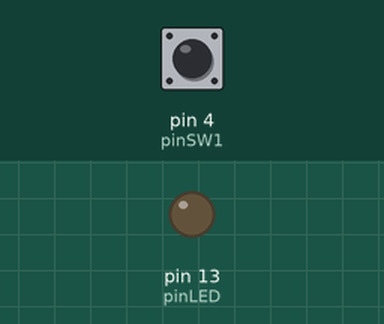
A sketch run on a simulated Arduino Uno, built with avr-gcc and run on an emulated ATmega328P. Shown: output pins drawn as LEDs (lit = HIGH). Dashed ring = blinking. Inputs (shaded band) come from the test bench; at power-on: pin 4 (pinSW1) LOW. What the sketch prints to the serial monitor is not drawn.

Above: at 1.2 s.
1.3 s: pin 4 (pinSW1) pulled HIGH for 1 s
At 3.0 s:
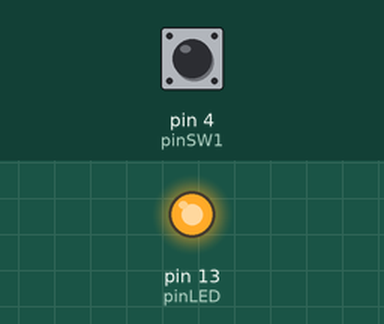
3.8 s: pin 4 (pinSW1) pulled HIGH for 3.2 s
At 4.25 s:
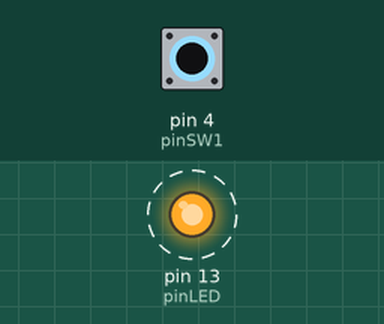
Timing chart, 0 to 8.4 s (numbered marks = the images above; inputs shaded):
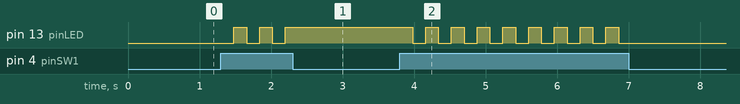

Measured:
- after the input at 1.3 s, pin 13 (pinLED): alternates HIGH for 0.18 s and LOW for 0.18 s, 5 changes in all, then stays HIGH, starting after 0.18 s
- after the input at 3.8 s, pin 13 (pinLED): alternates HIGH for 0.18 s and LOW for 0.18 s, 17 changes in all, then stays LOW, starting after 0.18 s

The sketch:

togle_by_sw.ino
```cpp
#define ON HIGH
#define OFF LOW

const int pinSW1 = 4;
const int pinLED = 13;
const int debounce_delay = 180;
int led_state = 0;
void setup() {
  pinMode(pinSW1, INPUT);
  pinMode(pinLED, OUTPUT);
  Serial.begin(9600);
  Serial.println("LED Toggle by SW~");

}

void loop() {
int sw_in = digitalRead(pinSW1);
if(sw_in == ON)
{
  delay(debounce_delay);
  int sw_in = digitalRead(pinSW1);
  if(sw_in == ON)
  {
    led_state = !led_state;
    digitalWrite(pinLED, led_state);
  }

}
}
```
